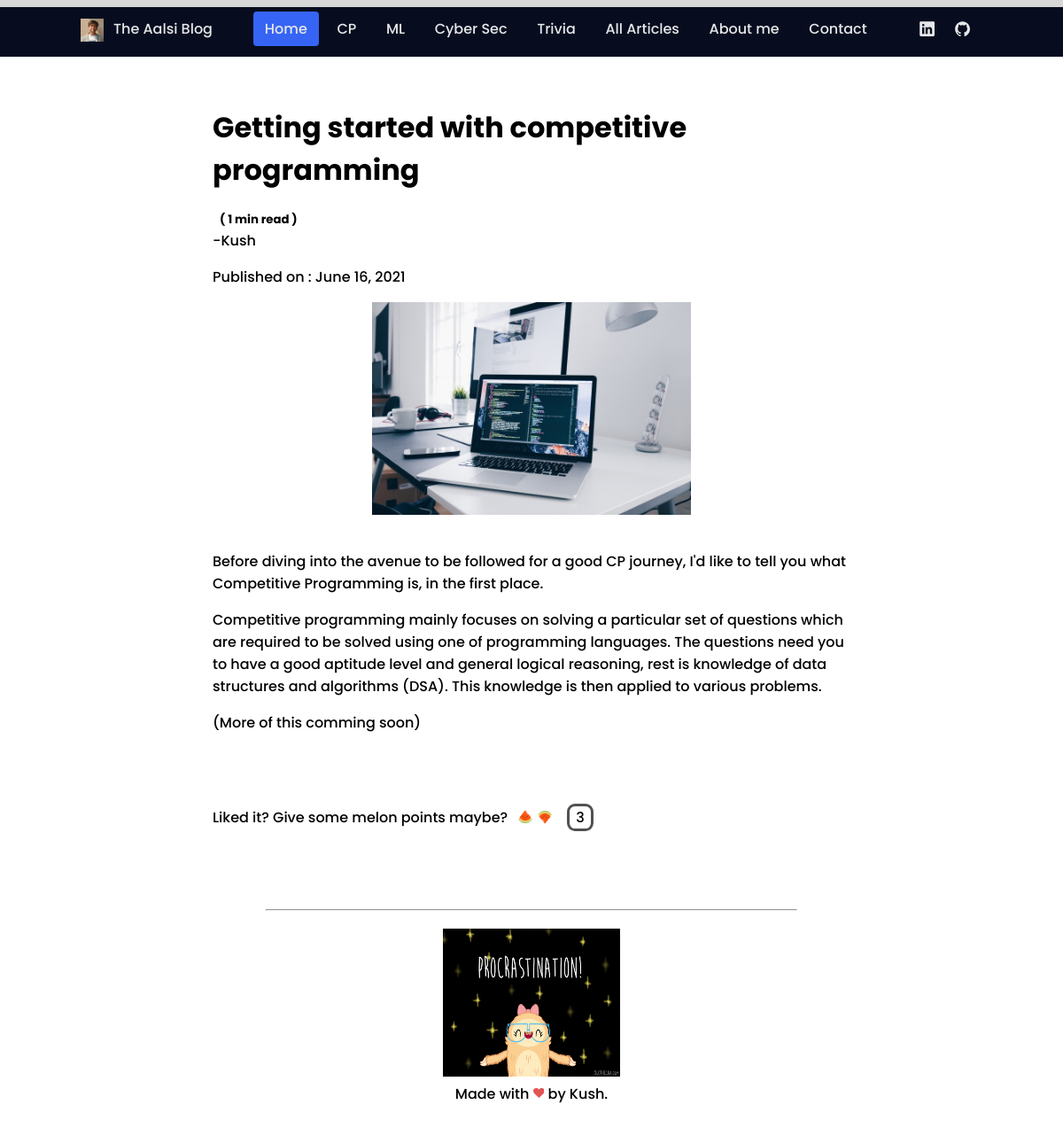
/article/Getting started with competitive programming, run on the app's committed database.
### home/models.py (models this page shows, shortened)
class Articles(models.Model):
    title = models.CharField(max_length=50)
    img = models.ImageField(null = True, blank = True, upload_to = 'static/images/')
    author = models.CharField(max_length=100)
    tags = models.CharField(max_length=500, default="")
    article_body = RichTextField(blank = True, null = True)
    likes = models.IntegerField(default=0, blank=True)
    date_added = models.DateField(default=django.utils.timezone.now)
    reading_time = models.IntegerField(default=0, null=True, blank=True)

### home/views.py (the view)
# urls.py: path('article/<str:title>', views.article, name = "article"),
def article(request, title):
    article = Articles.objects.get(title = title)
    context = {
        'title' : title,
        'article' : article
    }
    article.reading_time = round(estimate_reading_time(article.article_body))
    if article.reading_time == 0:
        article.reading_time = 1
    article.save()
    return render(request, 'article.html', context)

### home/views.py (called while the page is built)
def extract_text(html):
    soup = bs4.BeautifulSoup(html, 'html.parser')
    texts = soup.findAll(text=True)
    return texts

def is_visible(element):
    if element.parent.name in ['style', 'script', '[document]', 'head', 'title']:
        return False
    elif isinstance(element, bs4.element.Comment):
        return False
    elif element.string == "\n":
        return False
    return True

def filter_visible_text(page_texts):
    return filter(is_visible, page_texts)

def count_words_in_text(text_list, word_length):
    total_words = 0
    for current_text in text_list:
        total_words += len(current_text)/word_length
    return total_words

def estimate_reading_time(html):
    texts = extract_text(html)
    filtered_text = filter_visible_text(texts)
    total_words = count_words_in_text(filtered_text, WORD_LENGTH)
    return total_words/WPM

### templates/article.html (shortened to what this page needs)
{% extends 'base.html' %}
{% block for_article %}
<div class="progress-container fixed-top">
</div>
{% endblock for_article %}
{% block content %}
    <div class="title">
        <span>
            <p><h1>{{article.title}}</h1></p>
            <h5 class="reading_time">( {{article.reading_time}} min read )</h5>
        </span>
    </div>
    <div class="signature">
        <p>-{{article.author}} </p>
        <p class="published"> Published on : {{article.date_added}} </p>
    </div>
    <img class = "img_art" src={{article.img.url}} alt="">
    <p>{{article.article_body | safe}}</p><br><br>
    <div class="like_box">
        <p class="like-text">Liked it? Give some melon points maybe?</p>
        <img data-action="like" data-id = {{article.id}} class="like update-likes" src="/static/img/melon-up.png">
        <img data-action="dislike" data-id = {{article.id}} class="like update-likes" src="/static/img/melon-down.png">
        <p class="likes-count">{{article.likes}}</p>
    </div>
{% endblock content %}

### static/styles.css (style rules this page uses)
:root { --header-height: 3rem; --first-color: #3664F4; --dark-color: #070D1F; --dark-color-alt: #282B3A; --white-color: #E6E7E9; --body-font: 'Poppins', sans-serif; --normal-font-size: .938rem; --small-font-size: .813rem; --z-fixed: 100; }
@media screen and (min-width: 768px) { :root { --normal-font-size: 1rem; --small-font-size: .875rem; } }
body { margin: var(--header-height) 0 0 0; font-family: var(--body-font); font-size: var(--normal-font-size); font-weight: 500; }
img { max-width: 100%; height: auto; }
@media screen and (min-width: 768px) { body { margin: 0; } }
@media screen and (min-width: 1024px) { .img_art { width: 100%; left: 0; right: 0; } }
.img_art { display: block; margin-left: auto; margin-right: auto; width: 50%; margin-bottom: 40px; }
.signature { margin-top: -15px; text-align:unset; }
.like { display: flex; }
.like { width: 16px; height: 16px; cursor: pointer; transition:.1s; margin-top: 23px; margin-left: 3px; margin-right: 3px; padding-top: auto; padding-bottom: auto; margin-top: auto; margin-bottom: auto; }
.like-text { margin-right: 9px; }
.likes-count { margin-left: 14px; border: rgb(82, 81, 81); border-style:solid; padding-left: 7px; padding-right: 7px; border-radius: 30%; margin-top: auto; margin-bottom: auto; }
.like_box { display: flex; padding: 0px; }
.fixed-top { position: fixed; top: 0; right: 0; left: 0; z-index: -1; }
.progress-container { width: 100%; height: 8px; background: rgb(214, 214, 214); }
.reading_time { margin-left: 8px; margin-bottom: -10px; }

### data on the page
Articles: title "Getting started with competitive programming", reading_time "1", author "Kush", date_added "June 16, 2021", img (picture), article_body "Before diving into the avenue to be followed for a good CP journey, I'd like to tell you what Competitive Programming is, in the first place. Competitive programming mainly focuses on solving a particular set of questions which are required to be solved using one of programming languages. The questions need you to have a good aptitude level and general logical reasoning, rest is knowledge of data structures and algorithms (DSA). This knowledge is then applied to various problems. (More of this comming soon)", likes "3"
